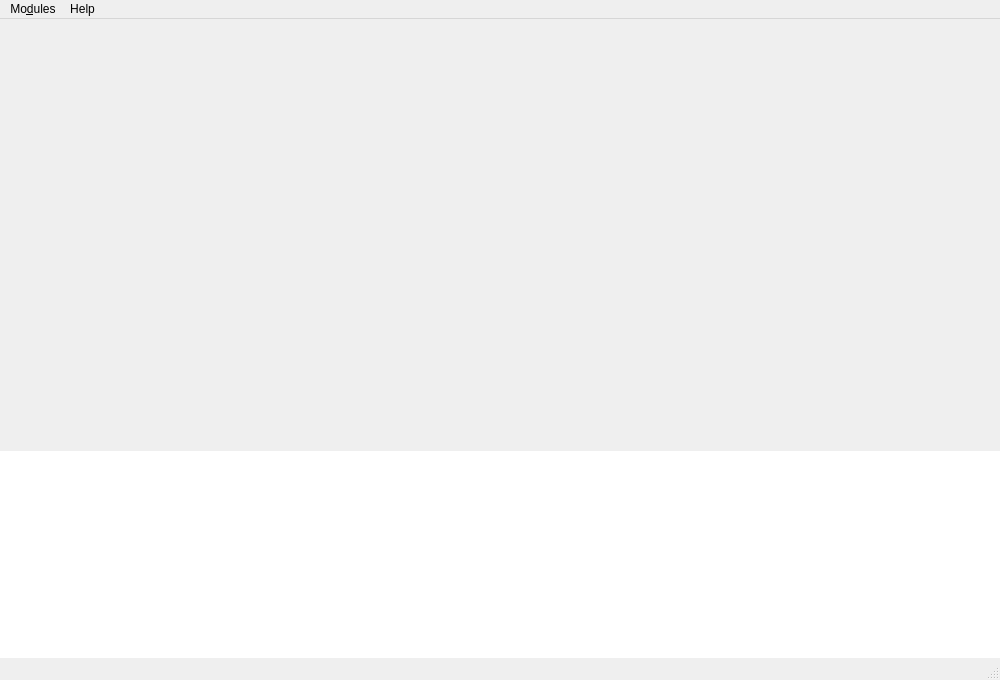
<?xml version="1.0" encoding="UTF-8"?>
<ui version="4.0">
 <class>MainWindow</class>
 <widget class="QMainWindow" name="MainWindow">
  <property name="geometry">
   <rect>
    <x>0</x>
    <y>0</y>
    <width>1000</width>
    <height>680</height>
   </rect>
  </property>
  <property name="windowTitle">
   <string>MainWindow</string>
  </property>
  <property name="styleSheet">
   <string notr="true">QMainWindow::separator {
  width: 1px;
}

QToolButton {
	font-size: 13px;
}
</string>
  </property>
  <widget class="QWidget" name="centralWidget">
   <layout class="QVBoxLayout" name="verticalLayout">
    <property name="leftMargin">
     <number>0</number>
    </property>
    <property name="topMargin">
     <number>0</number>
    </property>
    <property name="rightMargin">
     <number>0</number>
    </property>
    <property name="bottomMargin">
     <number>0</number>
    </property>
    <item>
     <widget class="QSplitter" name="splitter">
      <property name="orientation">
       <enum>Qt::Vertical</enum>
      </property>
      <property name="handleWidth">
       <number>0</number>
      </property>
      <widget class="QFrame" name="frame">
       <property name="sizePolicy">
        <sizepolicy hsizetype="Expanding" vsizetype="Expanding">
         <horstretch>0</horstretch>
         <verstretch>0</verstretch>
        </sizepolicy>
       </property>
       <property name="frameShape">
        <enum>QFrame::NoFrame</enum>
       </property>
       <layout class="QHBoxLayout" name="horizontalLayout">
        <property name="leftMargin">
         <number>0</number>
        </property>
        <property name="topMargin">
         <number>0</number>
        </property>
        <property name="rightMargin">
         <number>0</number>
        </property>
        <property name="bottomMargin">
         <number>0</number>
        </property>
        <item>
         <widget class="PlotWidget" name="plotWidget" native="true">
          <property name="minimumSize">
           <size>
            <width>500</width>
            <height>400</height>
           </size>
          </property>
         </widget>
        </item>
       </layout>
      </widget>
      <widget class="QPlainTextEdit" name="loggerWidget">
       <property name="frameShape">
        <enum>QFrame::NoFrame</enum>
       </property>
       <property name="frameShadow">
        <enum>QFrame::Plain</enum>
       </property>
       <property name="lineWidth">
        <number>1</number>
       </property>
       <property name="readOnly">
        <bool>true</bool>
       </property>
       <property name="tabStopWidth">
        <number>120</number>
       </property>
      </widget>
     </widget>
    </item>
   </layout>
  </widget>
  <widget class="QMenuBar" name="menubar">
   <property name="geometry">
    <rect>
     <x>0</x>
     <y>0</y>
     <width>1000</width>
     <height>22</height>
    </rect>
   </property>
   <widget class="QMenu" name="menuModules">
    <property name="title">
     <string>Mo&amp;dules</string>
    </property>
    <widget class="QMenu" name="menuModulesQuanty">
     <property name="title">
      <string>&amp;Quanty</string>
     </property>
     <addaction name="quantyOpenPreferencesDialogAction"/>
     <addaction name="separator"/>
     <addaction name="quantySaveInputAction"/>
     <addaction name="quantySaveInputAsAction"/>
     <addaction name="separator"/>
     <addaction name="quantySaveAllCalculationsAsAction"/>
     <addaction name="quantyRemoveAllCalculationsAction"/>
     <addaction name="separator"/>
     <addaction name="quantyLoadCalculationsAction"/>
     <addaction name="separator"/>
     <addaction name="quantyModuleHideAction"/>
    </widget>
    <addaction name="menuModulesQuanty"/>
   </widget>
   <widget class="QMenu" name="menuHelp">
    <property name="title">
     <string>Help</string>
    </property>
    <addaction name="openAboutDialogAction"/>
   </widget>
   <addaction name="menuModules"/>
   <addaction name="menuHelp"/>
  </widget>
  <widget class="QStatusBar" name="statusbar">
   <property name="enabled">
    <bool>true</bool>
   </property>
  </widget>
  <action name="quantySaveInputAction">
   <property name="text">
    <string>Save Input</string>
   </property>
   <property name="toolTip">
    <string>Save the Quanty Input File</string>
   </property>
  </action>
  <action name="quantySaveInputAsAction">
   <property name="text">
    <string>Save Input As...</string>
   </property>
  </action>
  <action name="quantyModuleShowAction">
   <property name="text">
    <string>Show Module</string>
   </property>
   <property name="toolTip">
    <string>Show the Quanty Module</string>
   </property>
  </action>
  <action name="quantyModuleHideAction">
   <property name="text">
    <string>Hide Module</string>
   </property>
   <property name="toolTip">
    <string>Hide the Quanty Module</string>
   </property>
  </action>
  <action name="quantyLoadCalculationsAction">
   <property name="text">
    <string>Load Calculations</string>
   </property>
  </action>
  <action name="quantyRunCalculationAction">
   <property name="text">
    <string>Run</string>
   </property>
  </action>
  <action name="quantyRemoveAllCalculationsAction">
   <property name="text">
    <string>Remove All Calculations</string>
   </property>
  </action>
  <action name="quantyOpenPreferencesDialogAction">
   <property name="text">
    <string>Preferences...</string>
   </property>
  </action>
  <action name="openAboutDialogAction">
   <property name="text">
    <string>About</string>
   </property>
  </action>
  <action name="quantySaveAllCalculationsAsAction">
   <property name="text">
    <string>Save All Calculations As...</string>
   </property>
  </action>
 </widget>
 <customwidgets>
  <customwidget>
   <class>PlotWidget</class>
   <extends>QWidget</extends>
   <header>.widgets.plotwidget</header>
   <container>1</container>
  </customwidget>
 </customwidgets>
 <resources/>
 <connections/>
</ui>
